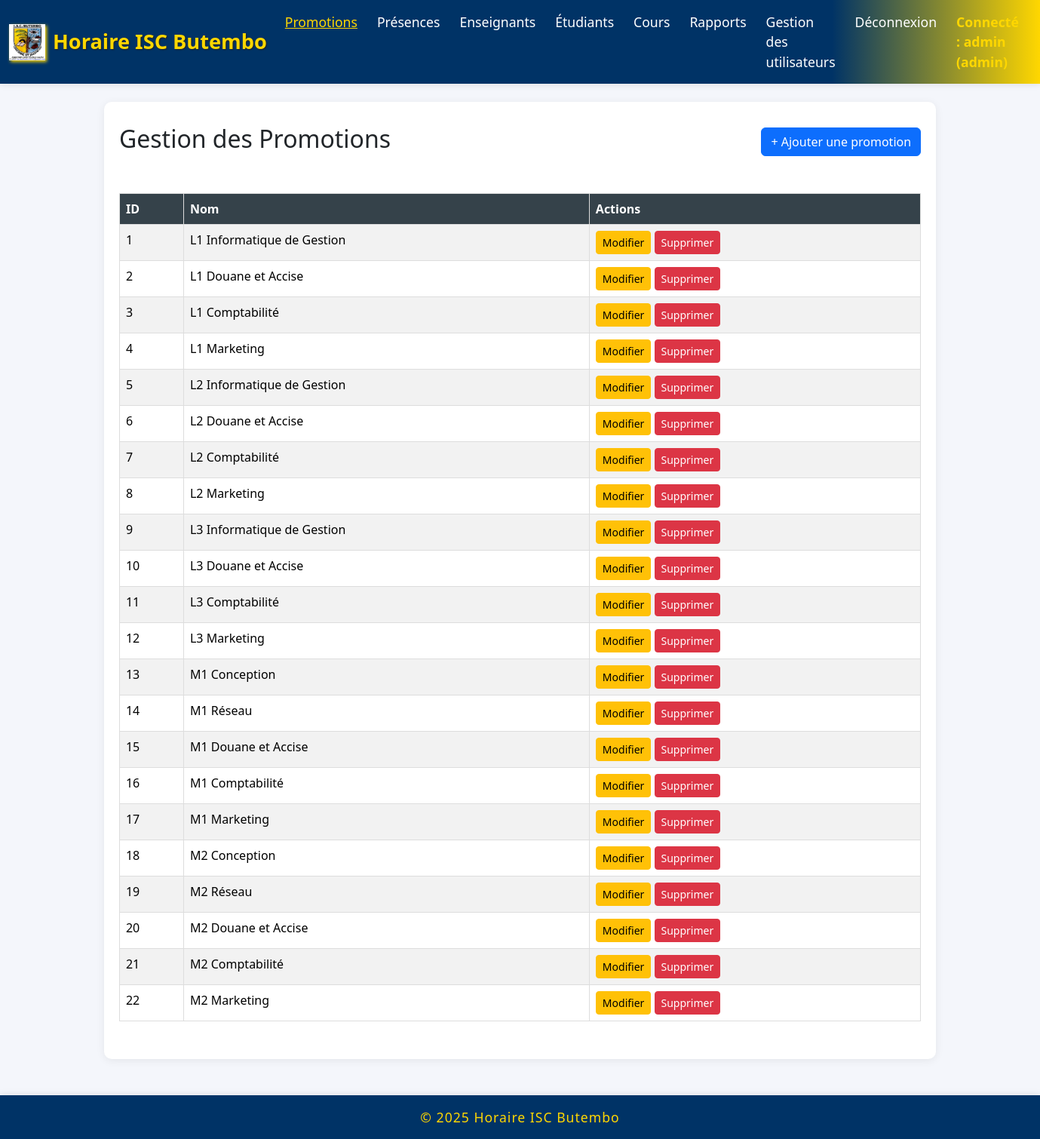
The page /auditoires (signed in) on the database its author committed.
### models/__init__.py (models this page shows)
class Auditoire(db.Model):
    __tablename__ = 'auditoire'
    id = db.Column(db.Integer, primary_key=True)
    nom = db.Column(db.String(100), nullable=False)
    capacite = db.Column(db.Integer, nullable=True)

### app.py (the view)
@app.route('/auditoires')
def auditoires():
    if 'username' not in session:
        return redirect(url_for('home'))
    auditoires = Auditoire.query.all()
    return render_template('auditoires.html', auditoires=auditoires)

### templates/auditoires.html (shortened to what this page needs)
{% extends "base.html" %}
{% block content %}
<div class="d-flex justify-content-between align-items-center mb-4">
    <h2>Gestion des Promotions</h2>
    <a href="{{ url_for('ajouter_auditoire') }}" class="btn btn-primary">+ Ajouter une promotion</a>
</div>
<div class="table-responsive">
    <table class="table table-striped table-hover">
        <thead class="table-dark">
            <tr>
                <th>ID</th>
                <th>Nom</th>
                <th>Actions</th>
            </tr>
        </thead>
        <tbody>
            {% for auditoire in auditoires %}
            <tr>
                <td>{{ auditoire.id }}</td>
                <td>{{ auditoire.nom }}</td>
                <td>
                    <a href="{{ url_for('modifier_auditoire', id=auditoire.id) }}" class="btn btn-warning btn-sm">Modifier</a>
                    <a href="{{ url_for('supprimer_auditoire', id=auditoire.id) }}" class="btn btn-danger btn-sm" onclick="return confirm('Êtes-vous sûr de vouloir supprimer cet auditoire ?')">Supprimer</a>
                </td>
            </tr>
            {% endfor %}
        </tbody>
    </table>
</div>
{% endblock %}

### static/style.css (style rules this page uses)
body { font-family: Arial, sans-serif; margin: 0; padding: 0; background-color: #f4f4f4; }
.table { width: 100%; border-collapse: collapse; margin: 20px 0; }
.table th, .table td { border: 1px solid #ddd; padding: 8px; }
.table th { background-color: #35424a; color: white; }
.table tr:nth-child(even) { background-color: #f2f2f2; }

### templates/base.html (style rules this page uses)
body { background-color: #f4f6fb; font-family: 'Segoe UI', Arial, sans-serif; }

### rows shown on the page
Auditoire: id "1", nom "L1 Informatique de Gestion"
Auditoire: id "2", nom "L1 Douane et Accise"
Auditoire: id "3", nom "L1 Comptabilité"
Auditoire: id "4", nom "L1 Marketing"
Auditoire: id "5", nom "L2 Informatique de Gestion"
Auditoire: id "6", nom "L2 Douane et Accise"
Auditoire: id "7", nom "L2 Comptabilité"
Auditoire: id "8", nom "L2 Marketing"
Auditoire: id "9", nom "L3 Informatique de Gestion"
Auditoire: id "10", nom "L3 Douane et Accise"
Auditoire: id "11", nom "L3 Comptabilité"
Auditoire: id "12", nom "L3 Marketing"
Auditoire: id "13", nom "M1 Conception"
Auditoire: id "14", nom "M1 Réseau"
Auditoire: id "15", nom "M1 Douane et Accise"
Auditoire: id "16", nom "M1 Comptabilité"
Auditoire: id "17", nom "M1 Marketing"
Auditoire: id "18", nom "M2 Conception"
Auditoire: id "19", nom "M2 Réseau"
Auditoire: id "20", nom "M2 Douane et Accise"
Auditoire: id "21", nom "M2 Comptabilité"
Auditoire: id "22", nom "M2 Marketing"

### other values the page prints
{{ session.username }} "admin"
{{ session.role }} "admin"
